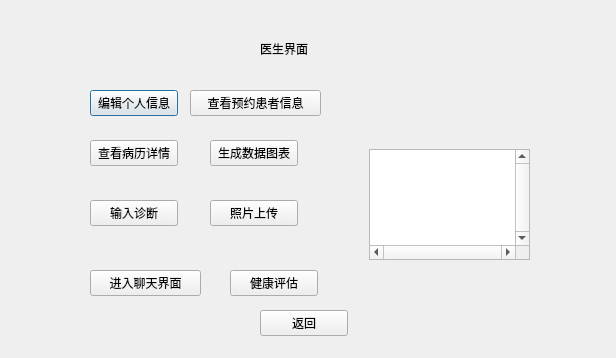
<?xml version="1.0" encoding="UTF-8"?>
<ui version="4.0">
 <class>doctorwindow</class>
 <widget class="QDialog" name="doctorwindow">
  <property name="geometry">
   <rect>
    <x>0</x>
    <y>0</y>
    <width>616</width>
    <height>358</height>
   </rect>
  </property>
  <property name="windowTitle">
   <string>Dialog</string>
  </property>
  <widget class="QLabel" name="label">
   <property name="geometry">
    <rect>
     <x>260</x>
     <y>40</y>
     <width>66</width>
     <height>18</height>
    </rect>
   </property>
   <property name="text">
    <string>医生界面</string>
   </property>
  </widget>
  <widget class="QPushButton" name="editInfoButton">
   <property name="geometry">
    <rect>
     <x>90</x>
     <y>90</y>
     <width>88</width>
     <height>26</height>
    </rect>
   </property>
   <property name="text">
    <string>编辑个人信息</string>
   </property>
  </widget>
  <widget class="QPushButton" name="viewMedicalRecordsButton">
   <property name="geometry">
    <rect>
     <x>90</x>
     <y>140</y>
     <width>88</width>
     <height>26</height>
    </rect>
   </property>
   <property name="text">
    <string>查看病历详情</string>
   </property>
  </widget>
  <widget class="QPushButton" name="generateReportButton">
   <property name="geometry">
    <rect>
     <x>210</x>
     <y>140</y>
     <width>88</width>
     <height>26</height>
    </rect>
   </property>
   <property name="text">
    <string>生成数据图表</string>
   </property>
  </widget>
  <widget class="QPushButton" name="viewAppointmentsButton">
   <property name="geometry">
    <rect>
     <x>190</x>
     <y>90</y>
     <width>131</width>
     <height>26</height>
    </rect>
   </property>
   <property name="text">
    <string>查看预约患者信息</string>
   </property>
  </widget>
  <widget class="QPushButton" name="submitDiagnosisButton">
   <property name="geometry">
    <rect>
     <x>90</x>
     <y>200</y>
     <width>88</width>
     <height>26</height>
    </rect>
   </property>
   <property name="text">
    <string>输入诊断</string>
   </property>
  </widget>
  <widget class="QPushButton" name="returnButton">
   <property name="geometry">
    <rect>
     <x>260</x>
     <y>310</y>
     <width>88</width>
     <height>26</height>
    </rect>
   </property>
   <property name="text">
    <string>返回</string>
   </property>
  </widget>
  <widget class="QStackedWidget" name="stackedWidget">
   <property name="geometry">
    <rect>
     <x>329</x>
     <y>109</y>
     <width>221</width>
     <height>191</height>
    </rect>
   </property>
   <property name="currentIndex">
    <number>2</number>
   </property>
   <widget class="QWidget" name="page">
    <widget class="QTableView" name="appointmentTableView">
     <property name="geometry">
      <rect>
       <x>20</x>
       <y>30</y>
       <width>161</width>
       <height>141</height>
      </rect>
     </property>
     <property name="verticalScrollBarPolicy">
      <enum>Qt::ScrollBarAlwaysOn</enum>
     </property>
     <property name="horizontalScrollBarPolicy">
      <enum>Qt::ScrollBarAlwaysOn</enum>
     </property>
    </widget>
   </widget>
   <widget class="QWidget" name="page_3">
    <widget class="QTableView" name="generatereporttableView">
     <property name="geometry">
      <rect>
       <x>-20</x>
       <y>0</y>
       <width>221</width>
       <height>171</height>
      </rect>
     </property>
     <property name="verticalScrollBarPolicy">
      <enum>Qt::ScrollBarAlwaysOn</enum>
     </property>
     <property name="horizontalScrollBarPolicy">
      <enum>Qt::ScrollBarAlwaysOn</enum>
     </property>
    </widget>
   </widget>
   <widget class="QWidget" name="page_2">
    <widget class="QTableView" name="medicalrecordtableView">
     <property name="geometry">
      <rect>
       <x>40</x>
       <y>40</y>
       <width>161</width>
       <height>111</height>
      </rect>
     </property>
     <property name="verticalScrollBarPolicy">
      <enum>Qt::ScrollBarAlwaysOn</enum>
     </property>
     <property name="horizontalScrollBarPolicy">
      <enum>Qt::ScrollBarAlwaysOn</enum>
     </property>
    </widget>
   </widget>
  </widget>
  <widget class="QPushButton" name="photouploadButton">
   <property name="geometry">
    <rect>
     <x>210</x>
     <y>200</y>
     <width>88</width>
     <height>26</height>
    </rect>
   </property>
   <property name="text">
    <string>照片上传</string>
   </property>
  </widget>
  <widget class="QPushButton" name="communicationButton">
   <property name="geometry">
    <rect>
     <x>90</x>
     <y>270</y>
     <width>111</width>
     <height>26</height>
    </rect>
   </property>
   <property name="text">
    <string>进入聊天界面</string>
   </property>
  </widget>
  <widget class="QPushButton" name="healthassessmentButton">
   <property name="geometry">
    <rect>
     <x>230</x>
     <y>270</y>
     <width>88</width>
     <height>26</height>
    </rect>
   </property>
   <property name="text">
    <string>健康评估</string>
   </property>
  </widget>
 </widget>
 <resources/>
 <connections/>
</ui>
